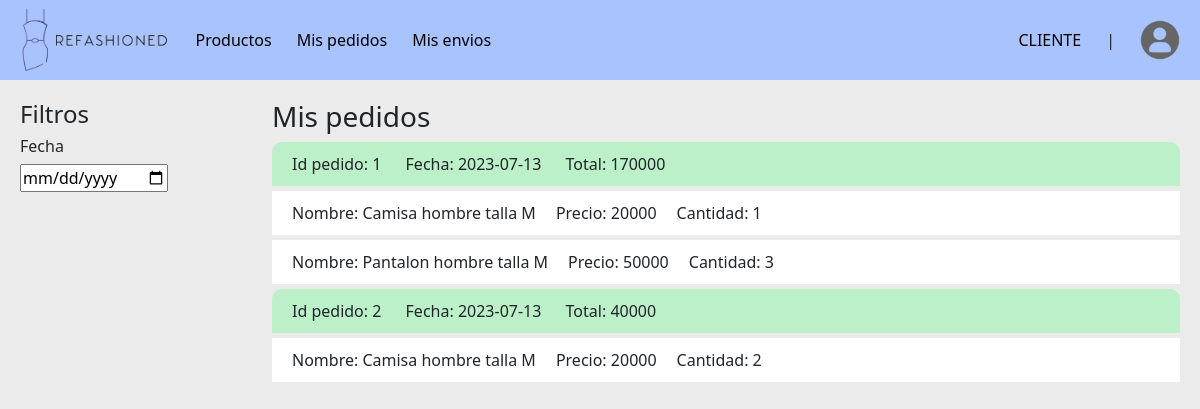
Screenshot of /orders (signed in) with the database file from the repository.
### tables this page shows
CREATE TABLE pedidos(
        id_pedido INTEGER PRIMARY KEY AUTOINCREMENT,
        fecha_pedido TEXT NOT NULL,
        total_pedido INTEGER NOT NULL,
        persona_id_persona INTEGER NOT NULL,
        envio_id_envio INTEGER NOT NULL,
        FOREIGN KEY(persona_id_persona) REFERENCES personas(id_persona),
        FOREIGN KEY(envio_id_envio) REFERENCES envios(id_envio)
        );

CREATE TABLE productos(
        id_producto INTEGER PRIMARY KEY AUTOINCREMENT,
        nombre_producto TEXT NOT NULL,
        categoria TEXT NOT NULL,
        talla TEXT NOT NULL,
        marca TEXT NOT NULL,
        precio INTEGER NOT NULL,
        cantidad_disponible INTEGER NOT NULL
        );

### main.py (the view)
@app.route('/orders', methods=['GET', 'POST'])
def orders():
    person_cont.doOrder(cart.cartProducts)
    cart.doOrder()
    orders = person_cont.formatPedidos(db_controller.get_pedidos_by_id_persona(session['user_id']))
    orderDetails = person_cont.formatDetallesPedido(db_controller.get_detalles_pedidos())
    products = person_cont.formatProductos(db_controller.get_productos())
    return render_template('orders.html', orders = orders, orderDetails = orderDetails, products = products)

### data_controllers/person_controller.py (called while the page is built, shortened)
def formatProductos(products):
    productos = []
    for producto in products:
        producto = {
            "id_producto": producto[0],
            "nombre_producto": producto[1],
            "categoria": producto[2],
            "talla": producto[3],
            "marca": producto[4],
            "precio": producto[5],
            "cantidad_disponible": producto[6]
        }
        productos.append(producto)
    return productos

def formatPedidos(orders):
    pedidos = []
    for pedido in orders:
        pedido = {
            "id_pedido": pedido[0],
            "fecha_pedido": pedido[1],
            "total_pedido": pedido[2],
            "persona_id_persona": pedido[3],
            "envio_id_envio": pedido[4]
        }
        pedidos.append(pedido)
    return pedidos

def doOrder(cartProducts):
    total = 0

def formatDetallesPedido(details):
    detalles = []
    for detalle in details:
        detalle = {
            "id_detalles": detalle[0],
            "cantidad_ordenada": detalle[1],
            "pedido_id_pedido": detalle[2],
            "producto_id_producto": detalle[3]
        }
        detalles.append(detalle)
    return detalles

### db/db_connection.py (called while the page is built)
def get_db():
    conn = sqlite3.connect(DATABASE_NAME)
    return conn

### db/db_controller.py (called while the page is built)
def get_productos():
    db = get_db()
    cursor = db.cursor()
    query = "SELECT id_producto, nombre_producto, categoria, talla, marca, precio, cantidad_disponible FROM productos"
    cursor.execute(query)
    return cursor.fetchall()

def get_pedidos_by_id_persona(persona_id_persona):
    db = get_db()
    cursor = db.cursor()
    query = "SELECT id_pedido, fecha_pedido, total_pedido, persona_id_persona, envio_id_envio FROM pedidos WHERE persona_id_persona = ?"
    cursor.execute(query, [persona_id_persona])
    return cursor.fetchall()

def get_detalles_pedidos():
    db = get_db()
    cursor = db.cursor()
    query = "SELECT id_detalles, cantidad_ordenada, pedido_id_pedido, producto_id_producto FROM detalles_pedidos"
    cursor.execute(query)
    return cursor.fetchall()

### main.py (called while the page is built)
    @classmethod
    def doOrder(cls):
        for i in range(len(cls.cartProducts)):
            cls.cartProducts.pop()

### templates/orders.html (shortened to what this page needs)
{% extends 'home.html' %}
{% block content %}
    <div class="container-page">
        <aside class="aside-left">
            <h4>Filtros</h4>
            <h6>Fecha</h6>
                <input type="date" name="" id="">
        </aside>
        <main class="main-page">
            <h3>Mis pedidos</h3>
            <div class="div-orders">
                <div class="order">
                    {% for order in orders %}
                        <div class="order-header">
                            <label>Id pedido: {{order.id_pedido}}</label>
                            <label>Fecha: {{order.fecha_pedido}}</label>
                            <label>Total: {{order.total_pedido}}</label>
                        </div>
                        {% for detail in orderDetails %}
                            {% if detail.pedido_id_pedido == order.id_pedido %}
                                {% for product in products %}
                                    {% if product.id_producto == detail.producto_id_producto %}
                                        <div class="product">
                                            <p>Nombre: {{product.nombre_producto}}</p>
                                            <p>Precio: {{product.precio}}</p>
                                            <p>Cantidad: {{detail.cantidad_ordenada}}</p>
                                        </div>
                                    {% endif %}
                                {% endfor %}
                            {% endif %}
                        {% endfor %}
                    {% endfor %}
                </div>
            </div>
        </main>
    </div>
{% endblock %}

### static/css/style.css (style rules this page uses)
* { box-sizing: border-box; }
:root { --white: white; --gray-box-shadow: #B8B8B8; }
.container-page { display: flex; }
.aside-left { width: 20%; }
.main-page { padding-left: 20px; width: 80%; }
.order-header { padding: 10px 20px; border-radius: 10px 10px 0 0; background-color: #bcf0c8; }
.order-header label { margin-right: 20px; }
.order .product { display: flex; align-items: center; gap: 20px; margin: 5px 0; padding: 10px 20px; background-color: white; }
.order .product p { margin: 0; }

### rows the page displays
pedidos: id_pedido "1", fecha_pedido "2023-07-13", total_pedido "170000"
productos: nombre_producto "Camisa hombre talla M", precio "20000", cantidad_ordenada "1", cantidad_ordenada "2"
productos: nombre_producto "Pantalon hombre talla M", precio "50000", cantidad_ordenada "3"
pedidos: id_pedido "2", fecha_pedido "2023-07-13", total_pedido "40000"

### other values shown
{{ session['user_type'] }} "CLIENTE"
